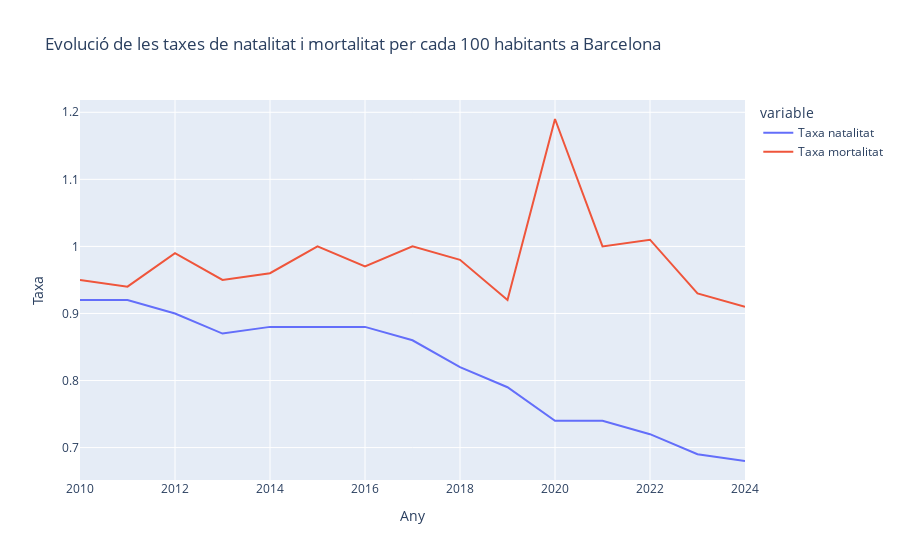

Notebook source saved alongside this figure:
### Code cell
fig = px.line(df2, 
              y=['Taxa natalitat', 'Taxa mortalitat'],
              title=f'Evolució de les taxes de natalitat i mortalitat per cada 100 habitants a {ciutat}',
              labels={'value':'Taxa'}
             )
fig.show()

### Figure 1 — Plotly figure (JSON) as saved in the notebook; plotly's stock layout.template omitted (floating-point values rounded to 4 significant figures)
{"data": [{"hovertemplate": "variable=Taxa natalitat<br>Any=%{x}<br>Taxa=%{y}<extra></extra>", "legendgroup": "Taxa natalitat", "line": {"color": "#636efa", "dash": "solid"}, "marker": {"symbol": "circle"}, "mode": "lines", "name": "Taxa natalitat", "orientation": "v", "showlegend": true, "type": "scatter", "x": [2010, 2011, 2012, 2013, 2014, 2015, 2016, 2017, 2018, 2019, 2020, 2021, 2022, 2023, 2024], "xaxis": "x", "y": [0.92, 0.92, 0.9, 0.87, 0.88, 0.88, 0.88, 0.86, 0.82, 0.79, 0.74, 0.74, 0.72, 0.69, 0.68], "yaxis": "y"}, {"hovertemplate": "variable=Taxa mortalitat<br>Any=%{x}<br>Taxa=%{y}<extra></extra>", "legendgroup": "Taxa mortalitat", "line": {"color": "#EF553B", "dash": "solid"}, "marker": {"symbol": "circle"}, "mode": "lines", "name": "Taxa mortalitat", "orientation": "v", "showlegend": true, "type": "scatter", "x": [2010, 2011, 2012, 2013, 2014, 2015, 2016, 2017, 2018, 2019, 2020, 2021, 2022, 2023, 2024], "xaxis": "x", "y": [0.95, 0.94, 0.99, 0.95, 0.96, 1.0, 0.97, 1.0, 0.98, 0.92, 1.19, 1.0, 1.01, 0.93, 0.91], "yaxis": "y"}], "layout": {"legend": {"title": {"text": "variable"}, "tracegroupgap": 0}, "title": {"text": "Evolució de les taxes de natalitat i mortalitat per cada 100 habitants a Barcelona"}, "xaxis": {"anchor": "y", "domain": [0, 1], "title": {"text": "Any"}}, "yaxis": {"anchor": "x", "domain": [0, 1], "title": {"text": "Taxa"}}}}
